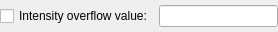
<?xml version="1.0" encoding="UTF-8"?>
<ui version="4.0">
 <class>OverflowValueWidget</class>
 <widget class="QWidget" name="OverflowValueWidget">
  <property name="geometry">
   <rect>
    <x>0</x>
    <y>0</y>
    <width>278</width>
    <height>32</height>
   </rect>
  </property>
  <property name="windowTitle">
   <string>Form</string>
  </property>
  <layout class="QGridLayout" name="gridLayout">
   <property name="margin">
    <number>0</number>
   </property>
   <item row="0" column="0">
    <layout class="QHBoxLayout" name="horizontalLayout">
     <item>
      <widget class="QCheckBox" name="overflowvalueCheckBox">
       <property name="toolTip">
        <string>&lt;html&gt;&lt;head/&gt;&lt;body&gt;&lt;p&gt;turn high value mask On/Off&lt;/p&gt;&lt;/body&gt;&lt;/html&gt;</string>
       </property>
       <property name="text">
        <string>Intensity overflow value:</string>
       </property>
      </widget>
     </item>
     <item>
      <widget class="QLineEdit" name="overflowvalueLineEdit">
       <property name="toolTip">
        <string>&lt;html&gt;&lt;head/&gt;&lt;body&gt;&lt;p&gt;Intensity value above which all values are truncated to 0&lt;/p&gt;&lt;/body&gt;&lt;/html&gt;</string>
       </property>
      </widget>
     </item>
    </layout>
   </item>
  </layout>
 </widget>
 <resources/>
 <connections/>
</ui>
